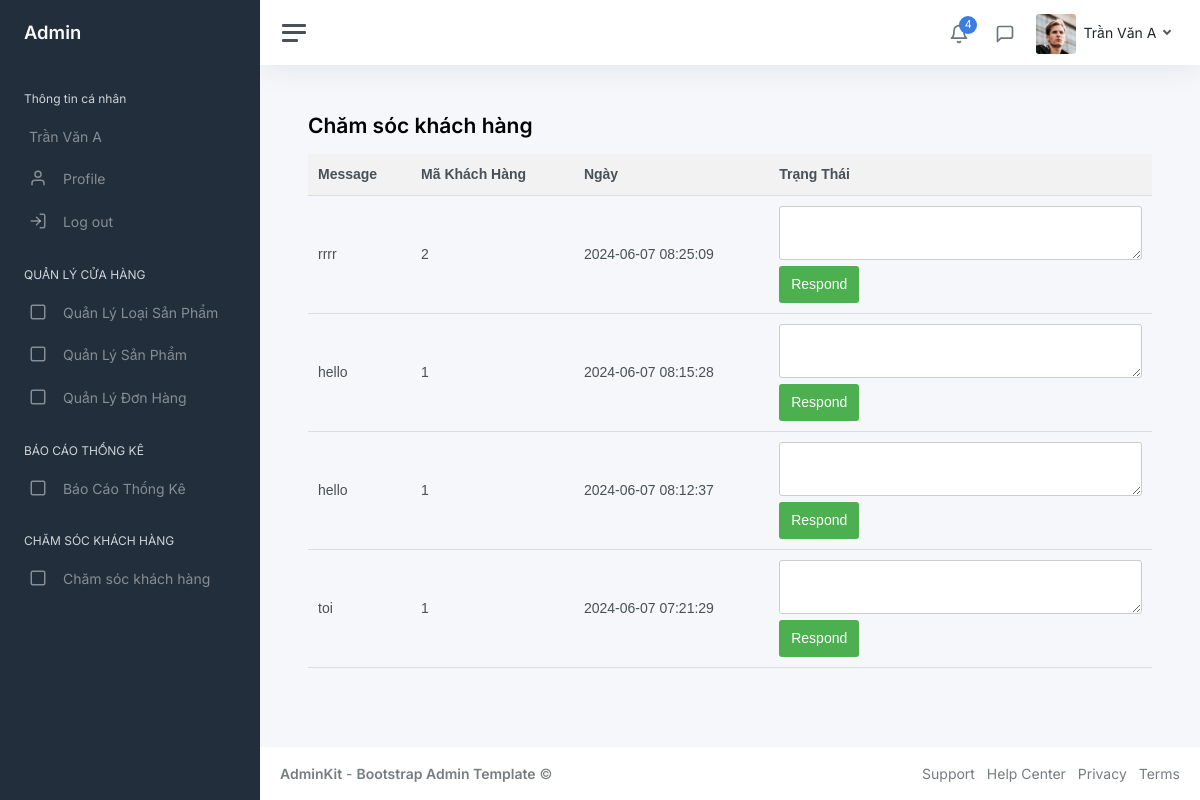
The page /employee_responses.php (signed in) on the database its author committed.
### tables this page shows
CREATE TABLE `messages` (
  `MaMess` int(11) NOT NULL,
  `MaUser` int(11) NOT NULL,
  `Message` text NOT NULL,
  `NgayMess` timestamp NOT NULL DEFAULT current_timestamp(),
  `TrangThaiTN` varchar(100) NOT NULL
);

### employee_responses.php (the view, shortened to what this page needs)
<?php
include('Connect.php');
$sql = "SELECT MaMess, m.MaUser, m.message, m.NgayMess, u.HoTen AS user_name
        FROM messages m
        JOIN user u ON m.MaUser = u.MaUser
        WHERE m.TrangThaiTN = 'Chưa xử lý'
        ORDER BY m.NgayMess DESC";
$stmt = $pdo->prepare($sql);
$stmt->execute();
$messages = $stmt->fetchAll(PDO::FETCH_ASSOC);
?>
<!DOCTYPE html>
<html>
<head>
    <link href="css/app.css" rel="stylesheet">
</head>
<body>
    <div class="wrapper">
        <?php include('AdminSidebarMenu.php'); ?>
        <div class="main">
            <?php include('AdminNavbarMenu.php'); ?>
            <main class="content">
                <div class="container-fluid p-0">
                    <h1 class="h3 mb-3"><strong> Chăm sóc khách hàng</strong></h1>
                    <table>
                        <thead>
                            <tr>
                                <th>Message</th>
                                <th>Mã Khách Hàng</th>
                                <th>Ngày</th>
                                <th>Trạng Thái</th>
                            </tr>
                        </thead>
                        <tbody>
                            <?php foreach ($messages as $message) { ?>
                                <tr>
                                    <td><?php echo htmlspecialchars($message['message']); ?></td>
                                    <td><?php echo htmlspecialchars($message['MaUser']); ?></td>
                                    <td><?php echo date('Y-m-d H:i:s', strtotime($message['NgayMess'])); ?></td>
                                    <td>
                                        <form method="POST" action="">
                                            <textarea name="response"></textarea>
                                            <button type="submit">Respond</button>
                                        </form>
                                    </td>
                                </tr>
                            <?php } ?>
                        </tbody>
                    </table>
                </div>
            </main>
            <footer class="footer">
                <div class="container-fluid">
                    <div class="row text-muted">
                        <div class="col-6 text-start">
                            <p class="mb-0">
                                <a class="text-muted" href="https://adminkit.io/" target="_blank"><strong>AdminKit</strong></a> - <a class="text-muted" href="https://adminkit.io/" target="_blank"><strong>Bootstrap Admin Template</strong></a> &copy;
                            </p>
                        </div>
                        <div class="col-6 text-end">
                            <ul class="list-inline">
                                <li class="list-inline-item">
                                    <a class="text-muted" href="https://adminkit.io/" target="_blank">Support</a>
                                </li>
                                <li class="list-inline-item">
                                    <a class="text-muted" href="https://adminkit.io/" target="_blank">Help Center</a>
                                </li>
                                <li class="list-inline-item">
                                    <a class="text-muted" href="https://adminkit.io/" target="_blank">Privacy</a>
                                </li>
                                <li class="list-inline-item">
                                    <a class="text-muted" href="https://adminkit.io/" target="_blank">Terms</a>
                                </li>
                            </ul>
                        </div>
                    </div>
                </div>
            </footer>
        </div>
    </div>
</body>
</html>

### employee_responses.php (style rules this page uses)
table { width: 100%; border-collapse: collapse; font-family: Arial, sans-serif; }
th, td { padding: 10px; text-align: left; border-bottom: 1px solid #ddd; }
th { background-color: #f2f2f2; }
input[type="text"], textarea { width: 100%; padding: 5px; border: 1px solid #ccc; border-radius: 3px; }
button { background-color: #4CAF50; color: white; padding: 8px 12px; border: none; border-radius: 3px; cursor: pointer; }

### rows shown on the page
messages: Message "rrrr", MaUser "2", NgayMess "2024-06-07 08:25:09"
messages: Message "hello", MaUser "1", NgayMess "2024-06-07 08:15:28"
messages: Message "hello", MaUser "1", NgayMess "2024-06-07 08:12:37"
messages: Message "toi", MaUser "1", NgayMess "2024-06-07 07:21:29"

### other values the page prints
$userName "Trần Văn A"
